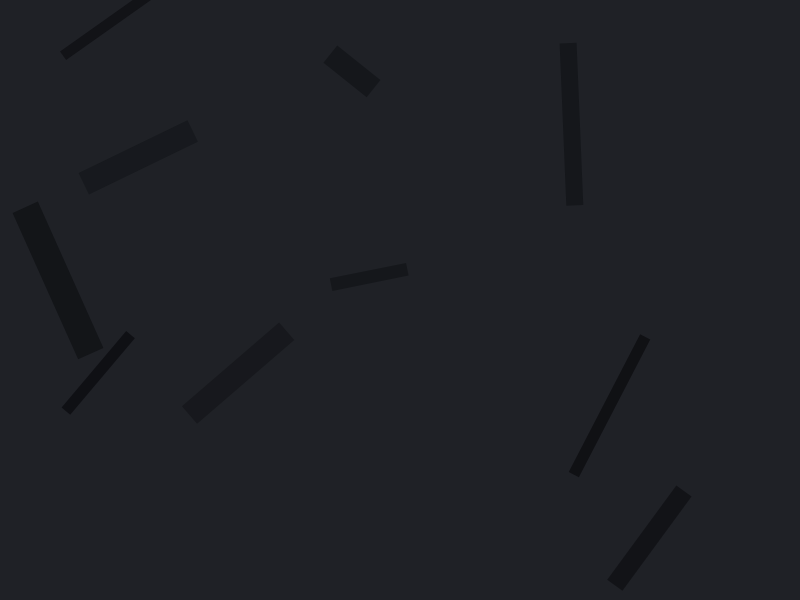
Frame 1 (no input)
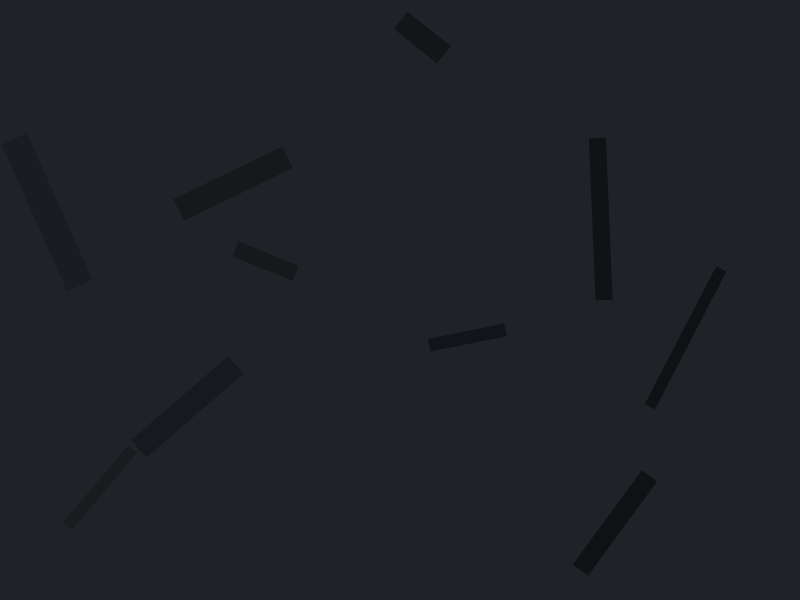
Frame 60 (no input)
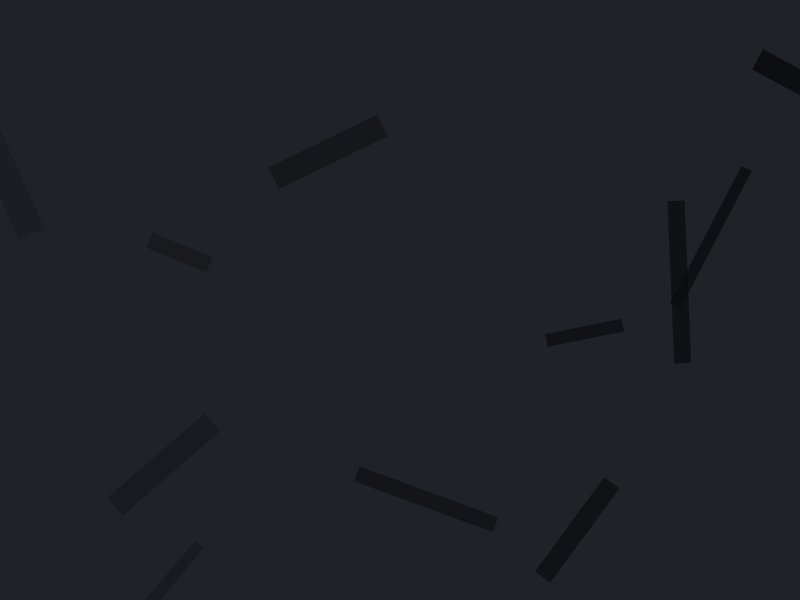
Frame 120 (the mouse pressed at the canvas centre since frame 60)

The p5.js sketch that drew these frames (run headless with seeded random() and noise() and a simulated clock; from frame 60 on, the mouse is pressed at the canvas centre):

// p5.js sketch
// ── sketch.js
let cracks = [];
let tremors = [];
let bolts = [];
let isDragging = false;
let lastMouseX = 0;

function setup() {
  createCanvas(800, 600);
  colorMode(HSB, 360, 100, 100, 1);
  background(220, 20, 15);
  noStroke();
  frameRate(30);

  // Initialize some initial cracks
  for (let i = 0; i < 10; i++) {
    cracks.push({
      x: random(width),
      y: random(height),
      width: random(50, 200),
      height: random(10, 30),
      speed: random(0.5, 2),
      opacity: random(0.3, 0.7),
      angle: random(TWO_PI)
    });
  }
}

function draw() {
  // Slight background vibration
  let bgVib = sin(frameCount * 0.02) * 0.5;
  background(220, 20, 15 + bgVib);

  // Draw and update cracks
  for (let i = cracks.length - 1; i >= 0; i--) {
    let c = cracks[i];
    fill(220, 30, 5, c.opacity);
    
    push();
    translate(c.x, c.y);
    rotate(c.angle);
    rectMode(CENTER);
    rect(0, 0, c.width, c.height);
    pop();

    // Update crack position and opacity
    c.x += sin(frameCount * 0.01 + i) * c.speed;
    c.y += cos(frameCount * 0.01 + i) * c.speed;
    c.opacity = map(c.x, 0, width, 0.2, 0.8);
    
    // Remove cracks that go off screen
    if (c.x < -50 || c.x > width + 50) {
      cracks.splice(i, 1);
    }
  }

  // Randomly add new cracks occasionally
  if (frameCount % 30 === 0 && cracks.length < 20) {
    cracks.push({
      x: random(width),
      y: random(height),
      width: random(50, 200),
      height: random(10, 30),
      speed: random(0.5, 2),
      opacity: random(0.3, 0.7),
      angle: random(TWO_PI)
    });
  }

  // Draw bolts
  for (let i = bolts.length - 1; i >= 0; i--) {
    let b = bolts[i];
    stroke(255, 1);
    strokeWeight(2);
    line(b.x, b.y, b.x, b.y - b.length);
    
    b.y -= b.speed;
    b.length += b.growth;

    if (b.length > 50 || b.y < 0) {
      bolts.splice(i, 1);
    }
  }

  // Draw tremors
  for (let i = tremors.length - 1; i >= 0; i--) {
    let t = tremors[i];
    noFill();
    stroke(t.color);
    strokeWeight(t.size);
    ellipse(t.x, t.y, t.size * 2);
    
    t.size += 2;
    t.alpha -= 0.02;
    
    if (t.alpha <= 0) {
      tremors.splice(i, 1);
    }
  }

  // Add tremor on mouse release
  if (!isDragging && lastMouseX > 0) {
    let x = lastMouseX;
    tremors.push({
      x: x,
      y: height - 20,
      size: 5,
      alpha: 1,
      color: color(300, 70, 90)
    });
  }
}

function mousePressed() {
  isDragging = true;
  lastMouseX = mouseX;
  return false;
}

function mouseReleased() {
  isDragging = false;
  // Trigger a bolt on release
  if (mouseY > height - 50) {
    bolts.push({
      x: mouseX,
      y: height - 20,
      length: 10,
      speed: random(3, 6),
      growth: random(0.5, 1)
    });
  }
  lastMouseX = mouseX;
}

function mouseDragged() {
  if (isDragging) {
    // Modify crack parameters based on horizontal mouse position
    let posRatio = map(mouseX, 0, width, 0, 1);
    for (let i = 0; i < cracks.length; i++) {
      let c = cracks[i];
      c.speed = map(posRatio, 0, 1, 0.5, 3);
      c.opacity = map(posRatio, 0, 1, 0.2, 0.9);
    }
  }
}
